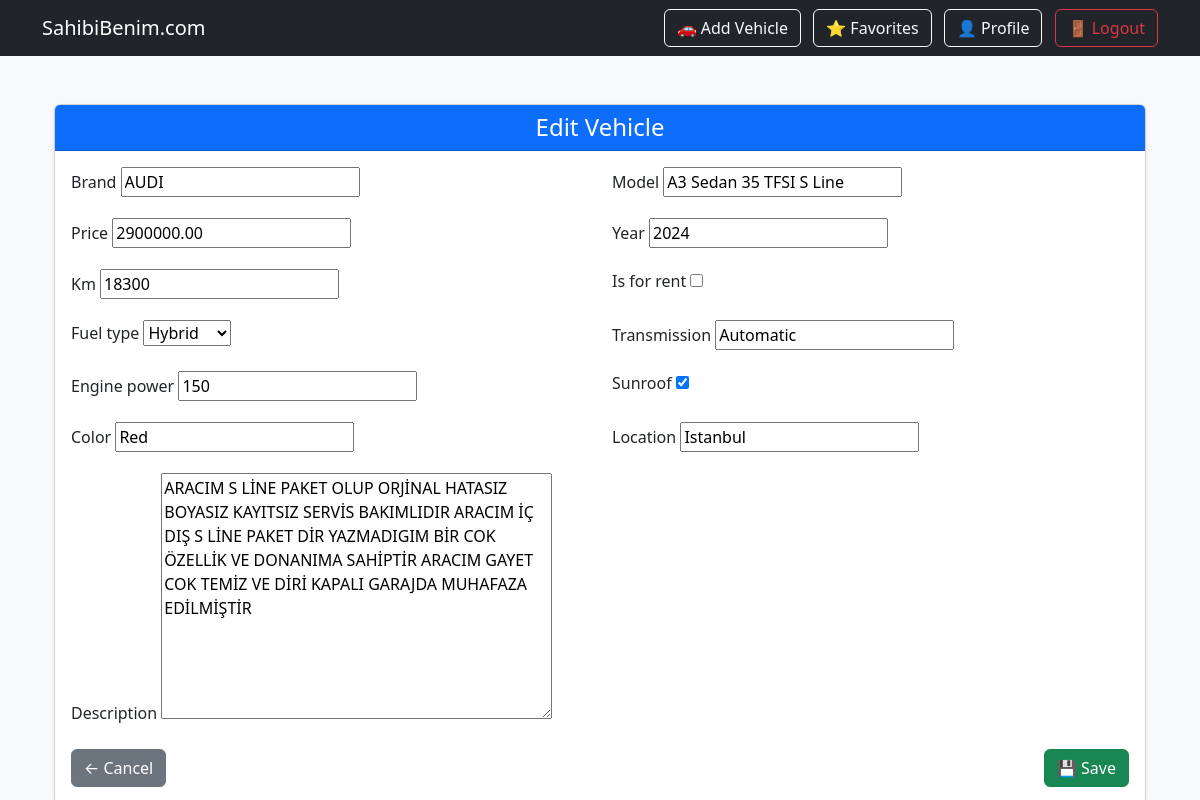
The app's page /4/edit/ (signed in) with its own data.
### vehicles/models.py (models this page shows, shortened)
class Vehicle(models.Model):
    owner = models.ForeignKey(User, on_delete=models.CASCADE)
    brand = models.CharField(max_length=100)
    model = models.CharField(max_length=100)
    price = models.DecimalField(max_digits=10, decimal_places=2)
    year = models.IntegerField()
    km = models.IntegerField()
    fuel_type = models.CharField(max_length=50, choices=[
        ('Gasoline', 'Gasoline'),
        ('Diesel', 'Diesel'),
        ('Electric', 'Electric'),
        ('Hybrid', 'Hybrid'),
        ('LPG', 'LPG'),
    ],
    default='Gasoline')
    transmission = models.CharField(max_length=20, default='Automatic')
    engine_power = models.IntegerField(default=100)
    sunroof = models.BooleanField(default=False)
    color = models.CharField(max_length=20, default='Unknown')
    location = models.CharField(max_length=100, default='Unknown')
    is_for_rent = models.BooleanField(default=False)  # Satılık mı Kiralık mı
    description = models.TextField()
    created_at = models.DateTimeField(auto_now_add=True)

### vehicles/views.py (the view, shortened to what this page needs)
# urls.py: path('<int:pk>/edit/', VehicleUpdateView.as_view(), name='vehicle_edit'),
class VehicleUpdateView(LoginRequiredMixin, UserPassesTestMixin, UpdateView):
    model = Vehicle
    fields = ['brand', 'model', 'price', 'year', 'km', 'is_for_rent', 'fuel_type',
              'transmission', 'engine_power', 'sunroof', 'color', 'location', 'description']
    template_name = 'vehicles/vehicle_form.html'
    success_url = reverse_lazy('vehicle_list')
    def test_func(self):
        return self.get_object().owner == self.request.user

### templates/vehicles/vehicle_form.html (shortened to what this page needs)
{% extends 'base.html' %}
{% block content %}
<div class="container mt-5">
  <div class="card shadow-sm">
    <div class="card-header bg-primary text-white">
      <h4 class="mb-0 text-center">{% if object %}Edit Vehicle{% else %}Add Vehicle{% endif %}</h4>
    </div>
    <div class="card-body">
      <form method="post" enctype="multipart/form-data">
        <div class="row">
          {% for field in form %}
            <div class="col-md-6 mb-3">
              <label class="form-label">{{ field.label }}</label>
              {{ field }}
            </div>
          {% endfor %}
        </div>
        <div class="d-flex justify-content-between">
          <a href="{% url 'vehicle_list' %}" class="btn btn-secondary">← Cancel</a>
          <button type="submit" class="btn btn-success">💾 Save</button>
        </div>
      </form>
    </div>
  </div>
</div>
{% endblock %}

### templates/base.html (shortened to what this page needs)
<!DOCTYPE html>
<html lang="tr">
<head>
<link href="https://cdn.jsdelivr.net/npm/bootstrap@5.3.3/dist/css/bootstrap.min.css" rel="stylesheet">
</head>
<body class="bg-light">
<nav class="navbar navbar-expand-lg navbar-dark bg-dark mb-4">
  <div class="container">
    <a class="navbar-brand" href="{% url 'vehicle_list' %}">SahibiBenim.com</a>
    <div>
      {% if user.is_authenticated %}
        <a class="btn btn-outline-light me-2" href="{% url 'vehicle_add' %}">🚗 Add Vehicle</a>
        <a class="btn btn-outline-light me-2" href="{% url 'my_favorites' %}">⭐ Favorites</a>
        <a class="btn btn-outline-light me-2" href="{% url 'profile' %}">👤 Profile</a>
        <form method="post" action="{% url 'logout' %}" class="d-inline">
          <button type="submit" class="btn btn-outline-danger">🚪 Logout</button>
        </form>
      {% else %}
        <a class="btn btn-outline-light me-2" href="{% url 'login' %}">🔐 Login</a>
        <a class="btn btn-outline-light" href="{% url 'register' %}">📝 Register </a>
      {% endif %}
    </div>
  </div>
</nav>
<div class="container">
  {% block content %}
  {% endblock %}
</div>
</body>
</html>

### records on screen
Vehicle: form "AUDI" "A3 Sedan 35 TFSI S Line" "2900000.00" "2024" "18300" "Hybrid" "Automatic" "150" "☑" "Red" "Istanbul" "ARACIM S LİNE PAKET OLUP ORJİNAL HATASIZ BOYASIZ KAYITSIZ SERVİS BAKIMLIDIR ARACIM İÇ DIŞ S LİNE PAKET DİR YAZMADIGIM BİR COK ÖZELLİK VE DONANIMA SAHİPTİR ARACIM GAYET COK TEMİZ VE DİRİ KAPALI GARAJDA MUHAFAZA EDİLMİŞTİR"

### other values on screen
{{ field.label }} "Brand" "Model" "Price" "Year" "Km" "Is for rent" "Fuel type" "Transmission" "Engine power" "Sunroof" "Color" "Location" "Description"
